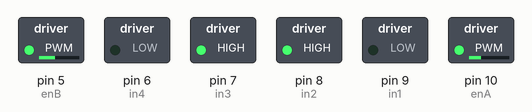
A sketch run on a simulated Arduino Uno, built with avr-gcc and run on an emulated ATmega328P. On the bench: switched loads named in the sketch (green lamp = pin HIGH). What the sketch prints to the serial monitor is not drawn.

Above: at 0.1 s.
Timing chart, 0 to 1.6 s (numbered marks = the images above):
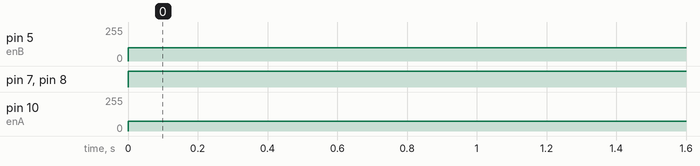

The sketch:

4_Single_Line_Following.ino
```cpp
int lightsensor = 1;
int lightval = 0;

int enA = 10;
int in1 = 9;
int in2 = 8;
// motor two
int enB = 5;
int in3 = 7;
int in4 = 6;

int counter = 100;  // inital speed = 100

void setup() {
  // put your setup code here, to run once:
  pinMode(lightsensor, INPUT);
  Serial.begin(9600);

  pinMode(enA, OUTPUT);
  pinMode(enB, OUTPUT);
  pinMode(in1, OUTPUT);
  pinMode(in2, OUTPUT);
  pinMode(in3, OUTPUT);
  pinMode(in4, OUTPUT);
}

void loop() {
  // put your main code here, to run repeatedly:
lightval = digitalRead(lightsensor);
Serial.println(lightval);

if (lightval == 0){
    Right();
    delay(30);
  }
else {
    Left();
    delay(30);

}
}

void Forward()
{
  digitalWrite(in1, HIGH);
  digitalWrite(in2, LOW);
  analogWrite(enA, counter);
  digitalWrite(in3, HIGH);
  digitalWrite(in4, LOW);
  analogWrite(enB, counter);
}
void Reverse()
{
  digitalWrite(in1, LOW);
  digitalWrite(in2, HIGH);
  analogWrite(enA, counter);
  digitalWrite(in3, LOW);
  digitalWrite(in4, HIGH);
  analogWrite(enB, counter);
}
void Halt()
{
  digitalWrite(in1, LOW);
  digitalWrite(in2, LOW);
  digitalWrite(in3, LOW);
  digitalWrite(in4, LOW);
}


// -----------------------------------------------
// Motor Movements: Right, Left
// -----------------------------------------------
void Right()
{
  digitalWrite(in1, LOW);
  digitalWrite(in2, HIGH);
  analogWrite(enA, 75);
  digitalWrite(in3, HIGH);
  digitalWrite(in4, LOW);
  analogWrite(enB, 100);
}
void Left()
{
  digitalWrite(in1, HIGH);
  digitalWrite(in2, LOW);
  analogWrite(enA, 100);
  digitalWrite(in3, LOW);
  digitalWrite(in4, HIGH);
  analogWrite(enB, 75);
}
```

Measured:
- by itself, pin 5 (enB): 0/255 → 100/255 at 0.00 s
- by itself, pin 7 (in3), pin 8 (in2): LOW → HIGH at 0.00 s
- by itself, pin 10 (enA): 0/255 → 75/255 at 0.00 s
